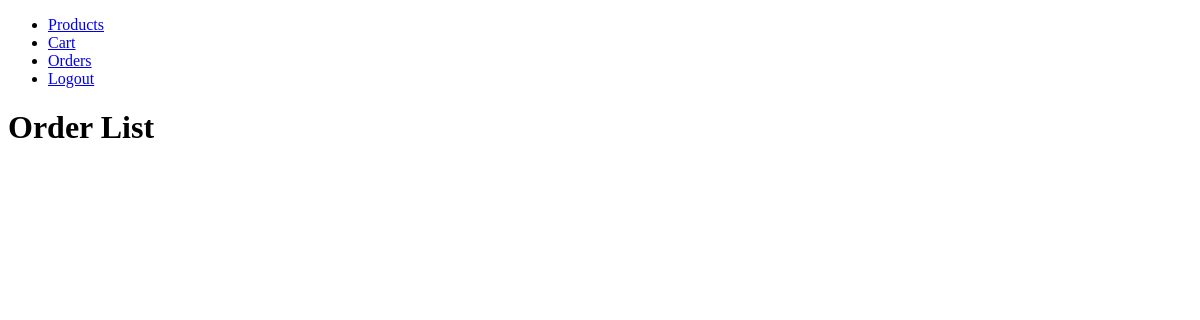
/orders/, run on an earlier commit of the app's database.
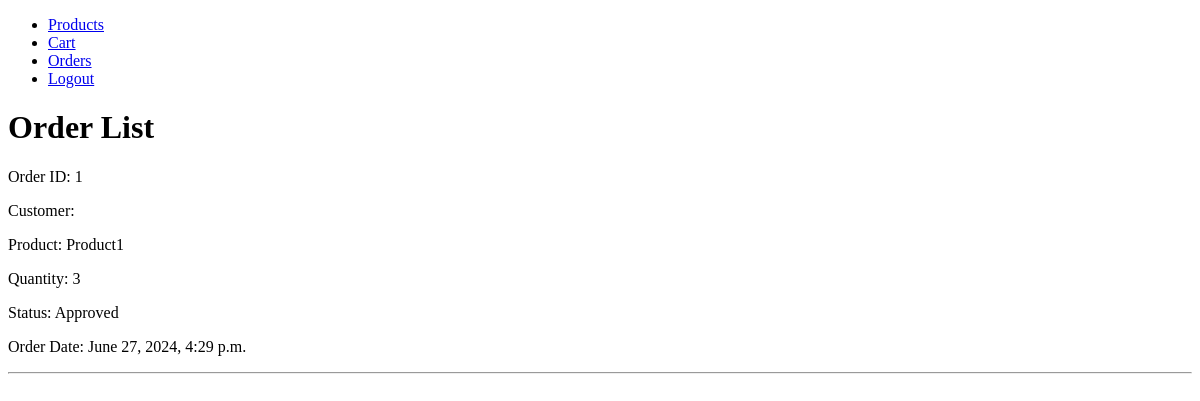
And on a later commit of the database.
### shop/models.py (models this page shows, shortened)
class Order(models.Model):
    STATUS_CHOICES = [
        ('Pending', 'Pending'),
        ('Approved', 'Approved'),
        ('Shipped', 'Shipped'),
        ('Delivered', 'Delivered'),
    ]
    customer    = models.ForeignKey(User, on_delete=models.CASCADE, limit_choices_to={'is_superuser': False})
    product     = models.ForeignKey(Product, on_delete=models.CASCADE)
    quantity    = models.PositiveIntegerField()
    status      = models.CharField(max_length=10, choices=STATUS_CHOICES, default='Pending')
    order_date  = models.DateTimeField(auto_now_add=True)

class Product(models.Model):
    slug              = models.SlugField(('Slug'), max_length=100, editable=False, null=True, blank=True)
    name              = models.CharField(max_length=255)
    description       = models.TextField()
    price             = models.DecimalField(max_digits=10, decimal_places=2)
    stock             = models.PositiveIntegerField()
    image             = models.FileField(('Product Image'), null=True, blank=True, upload_to=product_image, default=product_default_image)
    average_rating    = models.FloatField(default=0.0)

### shop/views.py (the view)
# urls.py: path('orders/', OrderListView.as_view(), name='order_list'),
class OrderListView(View):
    def get(self, request):
        orders = Order.objects.all()
        return render(request, 'shop/order_list.html', {'orders': orders})

### shop/templates/shop/order_list.html
{% extends 'base.html' %}
{% block content %}
    <h1>Order List</h1>
    {% for order in orders %}
        <div>
            <p>Order ID: {{ order.id }}</p>
            <p>Customer: {{ order.customer.user.username }}</p>
            <p>Product: {{ order.product.name }}</p>
            <p>Quantity: {{ order.quantity }}</p>
            <p>Status: {{ order.status }}</p>
            <p>Order Date: {{ order.order_date }}</p>
            <hr>
        </div>
    {% endfor %}
{% endblock %}

What changed in the data, as far as the page shows it:
added Order: id "1", product.name "Product1", quantity "3", status "Approved", order_date "June 27, 2024, 4:29 p.m."
